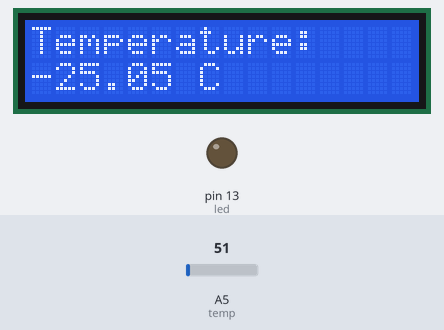
Recording of a sketch running on a simulated Arduino Uno, built with avr-gcc and run on an emulated ATmega328P. Shown: 16×2 character LCD, output pins drawn as LEDs (lit = HIGH). The test bench sets the inputs (shaded band); at power-on: A5 (temp) = 51.

Above: at 1.2 s.
1.3 s: A5 (temp) set to 61
At 1.7 s:
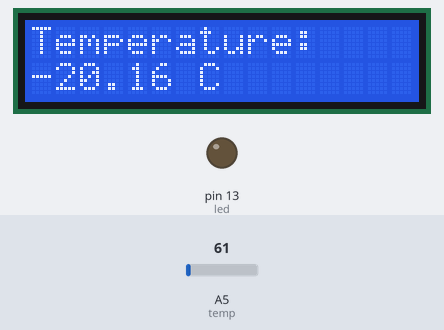
2.8 s: A5 (temp) set to 71
At 4.0 s:
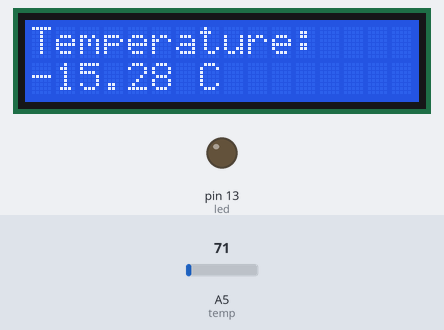
4.3 s: A5 (temp) set to 86
At 5.2 s:
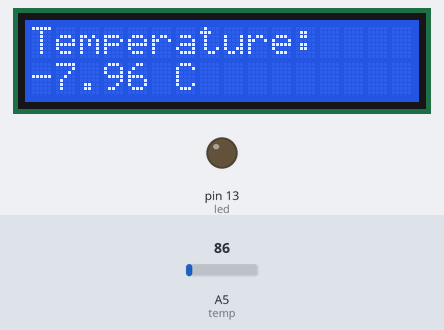
Timing chart, 0 to 7.3 s (numbered marks = the images above; inputs shaded):
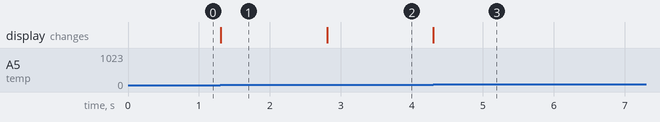

Measured:
- after the input at 1.3 s, the display: changes at once (image 1)
- after the input at 2.8 s, the display: changes at once (image 2)
- after the input at 4.3 s, the display: changes at once (image 3)

The sketch:

temperature_sensor1.ino
```cpp
// include the library code for LCD display:
#include <LiquidCrystal.h>

// initialize the library with the numbers of the interface pins
LiquidCrystal lcd(12, 11, 5, 4, 3, 2);

// Defining pin
#define temp A5
#define led 13

void setup()
{
  // set up the LCD's number of columns and rows:
  lcd.begin(16, 2);
  pinMode(led, OUTPUT);
  pinMode(temp, INPUT);
  Serial.begin(9600);
  lcd.clear();
  lcd.print("Temperature: ");
}
//Global Variable
float pre_temp = 0;
void loop() {
  float temperature = 0;
  temperature = (analogRead(temp) * 0.48828125) - 49.95;
  if(pre_temp != temperature)
  {
    lcd.setCursor(0,1);
    lcd.print("                ");
  }
  lcd.setCursor(0,1);
  lcd.print(temperature);
  lcd.print(" C");
  pre_temp = temperature;
}
```
